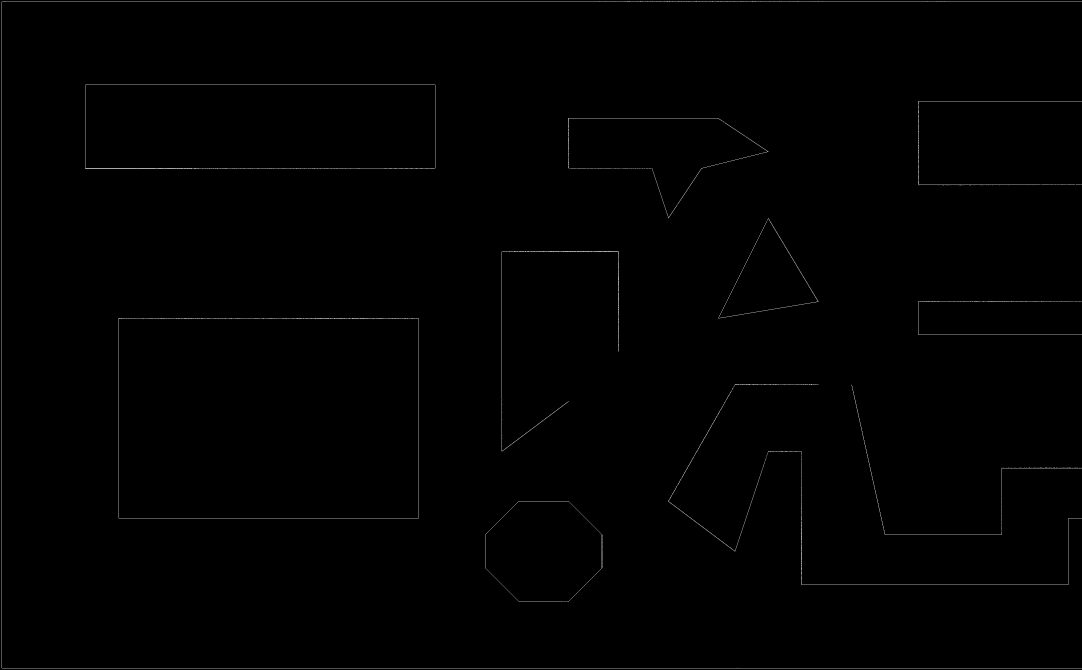
//> input picture imgs/mapping_result_data/map12way12frame000left.jpg, 3246 x 2010 px (shown at 1/3 size)
$ ./hough03   (built with g++ and OpenCV 4)
//> lines starting //> are read from the running program, lines starting //| are printed output that depends on the picture
#include <iostream>
#include <core.hpp>
#include <imgcodecs.hpp>
#include <highgui.hpp>
#include <imgproc.hpp>
// #include <rapid.hpp>

using namespace cv;
using namespace std;


double euclidDist(const cv::Vec4i& line)
{
    return std::sqrt(static_cast<double>((line[0] - line[2]) * (line[0] - line[2]) + (line[1] - line[3]) * (line[1] - line[3])));
}

int main(int argc, char **argv)
{


    // cv::String dir = "/home/dpark/map-fusion/imgs/examples/";
    cv::String dir = "/home/dpark/map-fusion/imgs/mapping_result_data/";
    // [5 lines of commented-out code are left out]
    cv::String im1_name(dir + "map12way12frame000left.jpg");
    cv::String im2_name(dir + "map12way12frame000right.jpg");
    Mat src1 = imread( samples::findFile(im1_name), IMREAD_GRAYSCALE );
//> src1 is the input picture: 2010 rows x 3246 cols, CV_8UC1; min 0, max 255, mean 1.1
    Mat src2 = imread( samples::findFile(im2_name), IMREAD_GRAYSCALE );
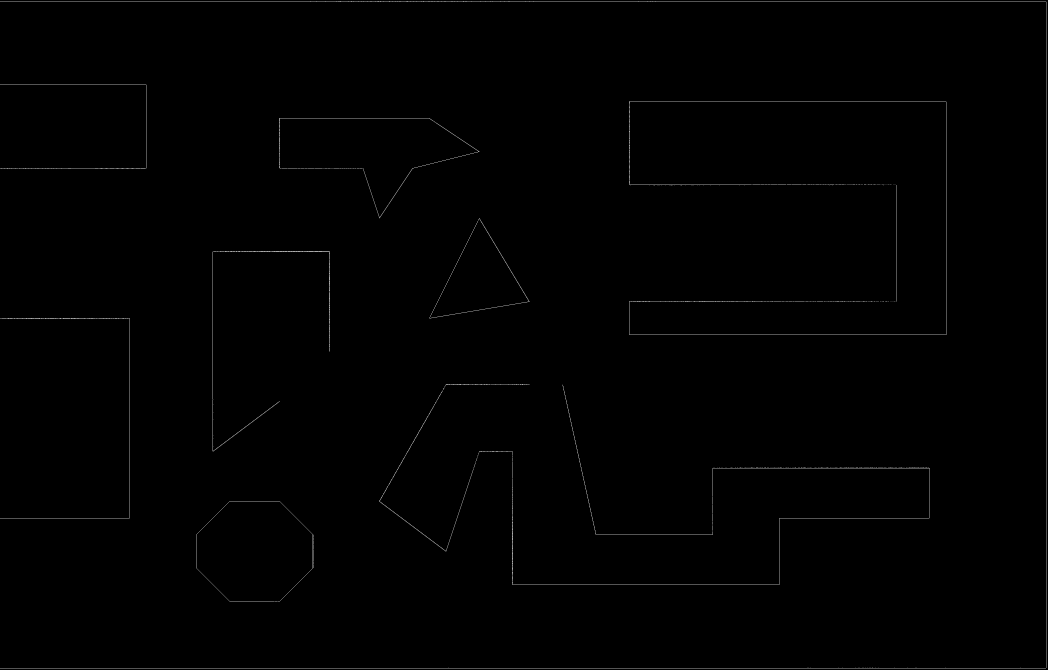
//> input picture imgs/mapping_result_data/map12way12frame000right.jpg, 3143 x 2010 px (shown at 1/3 size)
//> src2 is the input picture: 2010 rows x 3143 cols, CV_8UC1; min 0, max 255, mean 1.1
    Mat dst1, dst2;

    int win_width = 2560 * 0.5;
    int win_height = 1440 * 0.5;
    namedWindow("disp", WINDOW_NORMAL);
    resizeWindow("disp", win_width, win_height);
    // [6 lines of commented-out code are left out]
    cvtColor(src1, dst1, COLOR_GRAY2BGR);
    cvtColor(src2, dst2, COLOR_GRAY2BGR);
    // Probabilistic Line Transform
    vector<Vec4i> linesP1, linesP2; // will hold the results of the detection
    HoughLinesP(src1, linesP1, 1, CV_PI/180, 10, 50, 50 ); // runs the actual detection
//> linesP1 = 171 lines (x1, y1, x2, y2), first 8: [6, 2004, 3245, 2004], [6, 4, 3245, 4], [5, 2003, 5, 5], [356, 954, 1255, 954], [2405, 1754, 3204, 1754], [255, 504, 1305, 504], [256, 254, 1305, 254], [356, 1554, 1255, 1554]
    HoughLinesP(src2, linesP2, 1, CV_PI/180, 10, 50, 50 ); // runs the actual detection
//> linesP2 = 228 lines (x1, y1, x2, y2), first 8: [3138, 2003, 3138, 5], [0, 2004, 3137, 2004], [0, 4, 3137, 4], [0, 1554, 388, 1554], [1888, 904, 2690, 904], [2138, 1404, 2788, 1404], [1888, 554, 2686, 554], [638, 1353, 638, 755]
    // for(vector<Vec4i>::iterator it = linesP1.begin(); it != linesP1.end(); ++it) {
    //     cout << *it << endl;
    // }
    cout << "img 1's line vector<Vec4i> size: " << linesP1.size() << endl;
//| img 1's line vector<Vec4i> size: 171
    cout << "img 2's line vector<Vec4i> size: " << linesP2.size() << endl;
//| img 2's line vector<Vec4i> size: 228
    // Draw the lines
    for( size_t i = 0; i < linesP1.size(); i++ )
    {
        Vec4i l = linesP1[i];
        line( dst1, Point(l[0], l[1]), Point(l[2], l[3]), Scalar(0,0,255), 1, LINE_AA);
    }
//> this loop made 171 passes
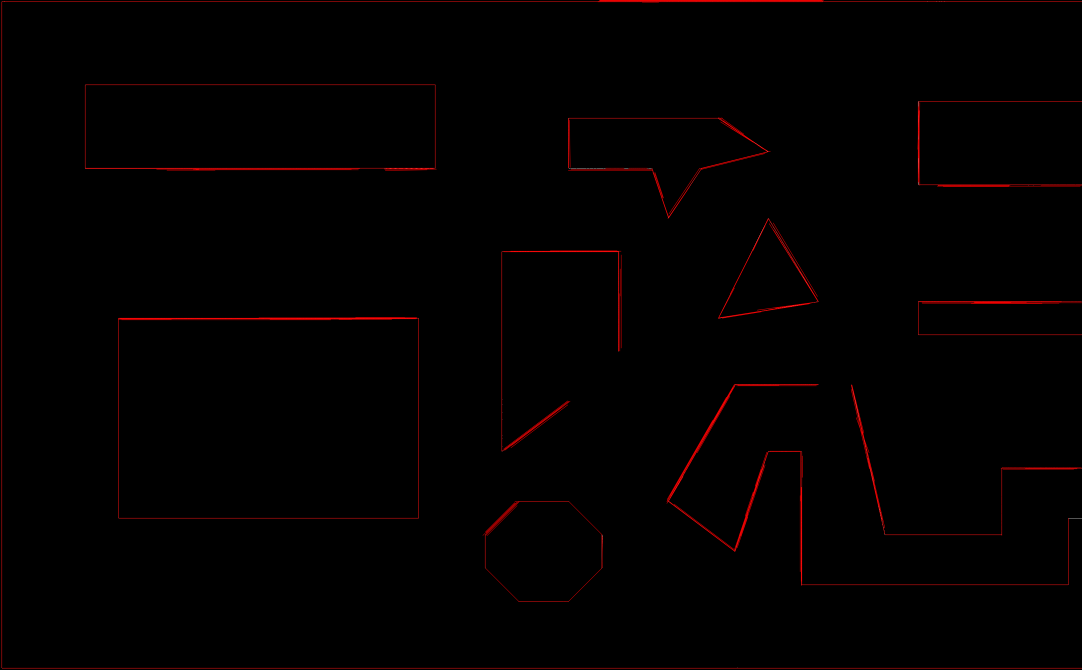
//> dst1: 2010 rows x 3246 cols, CV_8UC3 (shown at 1/3 size); mean B, G, R 0.1, 0.1, 2.6
    for( size_t i = 0; i < linesP2.size(); i++ )
    {
        Vec4i l = linesP2[i];
        line( dst2, Point(l[0], l[1]), Point(l[2], l[3]), Scalar(0,0,255), 1, LINE_AA);
    }
//> this loop made 228 passes
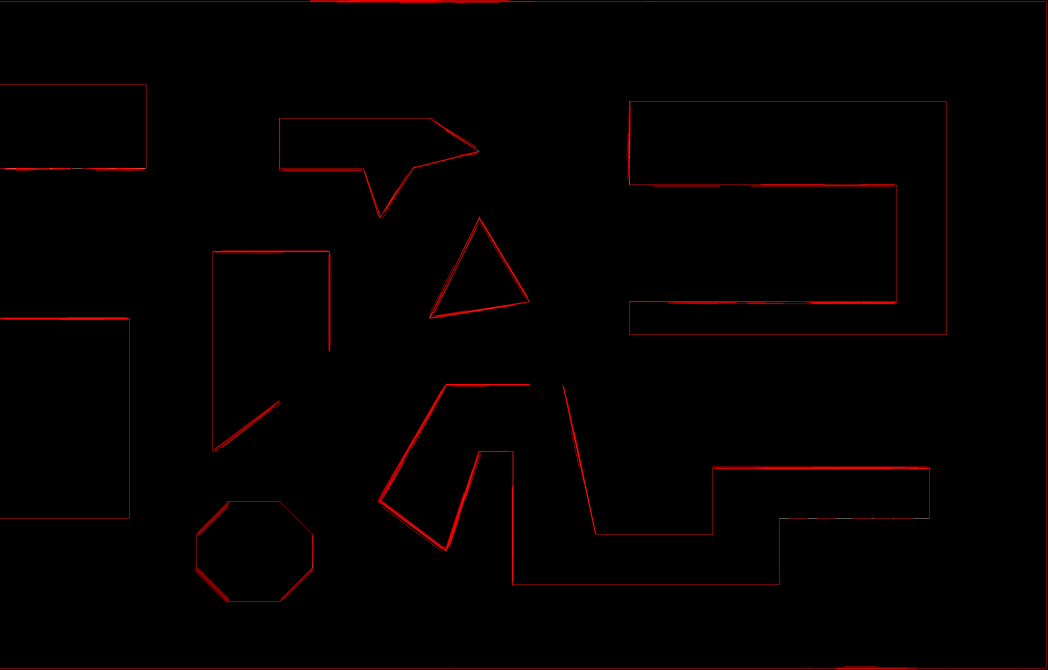
//> dst2: 2010 rows x 3143 cols, CV_8UC3 (shown at 1/3 size); mean B, G, R 0.1, 0.1, 3.1

    double threshold = 50.0;
    for( size_t i = 0; i < linesP1.size(); i++ )
    {
        Mat dstc1 = dst1.clone();
        Mat dstc2 = dst2.clone();
        Vec4i l = linesP1[i];
        Vec4i m;
        double min_distance = 9999999;
        int min_idx = -1;
        for( size_t j = 0; j < linesP2.size(); j++ )
        {
            m = linesP2[j];
            double distance = sqrt( pow((l[0]-m[0]),2) + pow((l[1]-m[1]),2)
                                  + pow((l[2]-m[2]),2) + pow((l[3]-m[3]),2) );
            if( distance < min_distance)
            {
                min_distance = distance;
                min_idx = j;
            }
            cout << distance << "\t";
        }

        m = linesP2[min_idx];
        double diff = euclidDist(l) - euclidDist(m);
        cout << "diff: " << diff << "\t";
        if( diff > threshold) { continue; }
        cout << endl
            << "Vec4i " << l << " --- "
        << "min: " << min_distance << " at " << min_idx << " : " << m << endl;
        line( dstc1, Point(l[0], l[1]), Point(l[2], l[3]), Scalar(0,255,0), 20, LINE_AA);
        line( dstc2, Point(m[0], m[1]), Point(m[2], m[3]), Scalar(0,255,255), 20, LINE_AA);
        cv::namedWindow("src1", WINDOW_NORMAL);
        cv::namedWindow("src2", WINDOW_NORMAL);
        cv::namedWindow("Detected Lines (in red) - Probabilistic Line Transform dst1", WINDOW_NORMAL);
        cv::namedWindow("Detected Lines (in red) - Probabilistic Line Transform dst2", WINDOW_NORMAL);
        cv::resizeWindow("src1", win_width, win_height);
        cv::resizeWindow("src2", win_width, win_height);
        cv::resizeWindow("Detected Lines (in red) - Probabilistic Line Transform dst1", win_width, win_height);
        cv::resizeWindow("Detected Lines (in red) - Probabilistic Line Transform dst2", win_width, win_height);
        imshow("src1", src1);
        imshow("src2", src2);
        imshow("Detected Lines (in red) - Probabilistic Line Transform dst1", dstc1);
        imshow("Detected Lines (in red) - Probabilistic Line Transform dst2", dstc2);
        waitKey();
    }
//> this loop made 171 passes
//> (l, m, min_distance, min_idx, diff) on passes 1 to 3: ([6, 2004, 3245, 2004], [0, 2004, 3137, 2004], 108.2, 1, 102), ([6, 4, 3245, 4], [0, 4, 3137, 4], 108.2, 2, 102), ([5, 2003, 5, 5], [388, 1553, 388, 954], 1181.7, 13, 1399)
//| diff: 102	diff: 102	diff: 1399	diff: 550	diff: 563	diff: 701	diff: 586	diff: 737
//> (output is shown up to pass 8 of 171)


    // Show results
    return 0;
}
